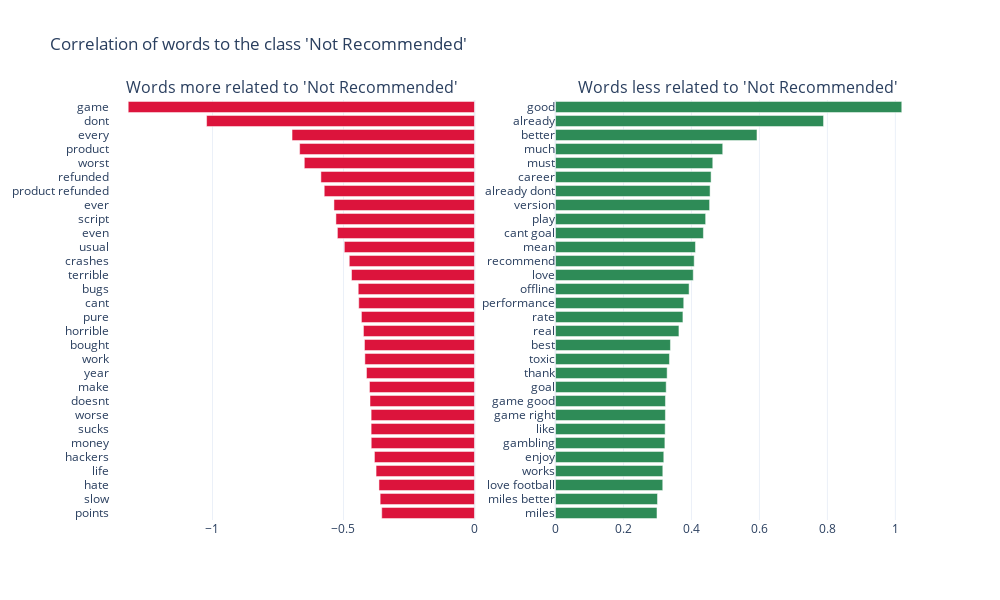

Notebook code for this chart:
### Code cell
import plotly.graph_objects as go
from plotly.subplots import make_subplots

# In this case (binary regressor) -> the coefficients that lead to dissatisfaction the most are the ones with the most negative value.
# And the ones that move away from dissatisfaction the most are the ones with the most positive value.
word_weights = get_word_weights_for_class(classifier)
target_str = classifier.classes_[0]

sorted_word_weights = sorted(word_weights, reverse=False, key=lambda x: x[0])
word_weights_sorted = [t[0] for t in sorted_word_weights]
words_sorted = [t[1] for t in sorted_word_weights]

# Separate top N negative and top N positive words
N_WORDS_TO_VISUALIZE = 30
negative_weights = word_weights_sorted[:N_WORDS_TO_VISUALIZE]
negative_words = words_sorted[:N_WORDS_TO_VISUALIZE]

positive_weights = word_weights_sorted[-N_WORDS_TO_VISUALIZE:]
positive_words = words_sorted[-N_WORDS_TO_VISUALIZE:]

# Create subplot
fig = make_subplots(rows=1, cols=2, subplot_titles=[
    f"Words more related to '{target_str}'",
    f"Words less related to '{target_str}'"
])

# Negative bar chart
fig.add_trace(go.Bar(
    x=negative_weights,
    y=negative_words,
    orientation='h',
    marker=dict(color='crimson'),
    name='More correlated to the class'
), row=1, col=1)

# Positive bar chart
fig.add_trace(go.Bar(
    x=positive_weights,
    y=positive_words,
    orientation='h',
    marker=dict(color='seagreen'),
    name='Less correlated to the class'
), row=1, col=2)

# Update layout
fig.update_layout(
    height=600,
    width=1000,
    title_text=f"Correlation of words to the class '{target_str}'",
    showlegend=False,
    template="plotly_white"
)

# Improve axis labels
fig.update_yaxes(autorange="reversed", row=1, col=1)
fig.update_yaxes(row=1, col=2)

fig.show()

### Figure 1 — Plotly figure (JSON) as saved in the notebook; plotly's stock layout.template omitted (floating-point values rounded to 4 significant figures)
{"data": [{"marker": {"color": "crimson"}, "name": "More correlated to the class", "orientation": "h", "type": "bar", "x": [-1.321, -1.022, -0.6963, -0.6673, -0.6495, -0.5862, -0.5735, -0.5364, -0.5288, -0.5232, -0.4968, -0.4779, -0.4693, -0.4437, -0.4417, -0.4315, -0.4238, -0.4199, -0.4184, -0.4122, -0.4008, -0.3988, -0.3945, -0.3945, -0.3941, -0.3818, -0.3756, -0.3646, -0.36, -0.354], "xaxis": "x", "y": ["game", "dont", "every", "product", "worst", "refunded", "product refunded", "ever", "script", "even", "usual", "crashes", "terrible", "bugs", "cant", "pure", "horrible", "bought", "work", "year", "make", "doesnt", "worse", "sucks", "money", "hackers", "life", "hate", "slow", "points"], "yaxis": "y"}, {"marker": {"color": "seagreen"}, "name": "Less correlated to the class", "orientation": "h", "type": "bar", "x": [0.2986, 0.3001, 0.3156, 0.3157, 0.3186, 0.3218, 0.3227, 0.3234, 0.3235, 0.3257, 0.3285, 0.3353, 0.3382, 0.3632, 0.3749, 0.3773, 0.3931, 0.4053, 0.4081, 0.4118, 0.4352, 0.4418, 0.4534, 0.4548, 0.4578, 0.4627, 0.492, 0.5928, 0.7887, 1.019], "xaxis": "x2", "y": ["miles", "miles better", "love football", "works", "enjoy", "gambling", "like", "game right", "game good", "goal", "thank", "toxic", "best", "real", "rate", "performance", "offline", "love", "recommend", "mean", "cant goal", "play", "version", "already dont", "career", "must", "much", "better", "already", "good"], "yaxis": "y2"}], "layout": {"annotations": [{"font": {"size": 16}, "showarrow": false, "text": "Words more related to 'Not Recommended'", "x": 0.225, "xanchor": "center", "xref": "paper", "y": 1, "yanchor": "bottom", "yref": "paper"}, {"font": {"size": 16}, "showarrow": false, "text": "Words less related to 'Not Recommended'", "x": 0.775, "xanchor": "center", "xref": "paper", "y": 1, "yanchor": "bottom", "yref": "paper"}], "height": 600, "showlegend": false, "title": {"text": "Correlation of words to the class 'Not Recommended'"}, "width": 1000, "xaxis": {"anchor": "y", "domain": [0, 0.45]}, "xaxis2": {"anchor": "y2", "domain": [0.55, 1]}, "yaxis": {"anchor": "x", "autorange": "reversed", "domain": [0, 1]}, "yaxis2": {"anchor": "x2", "domain": [0, 1]}}}
